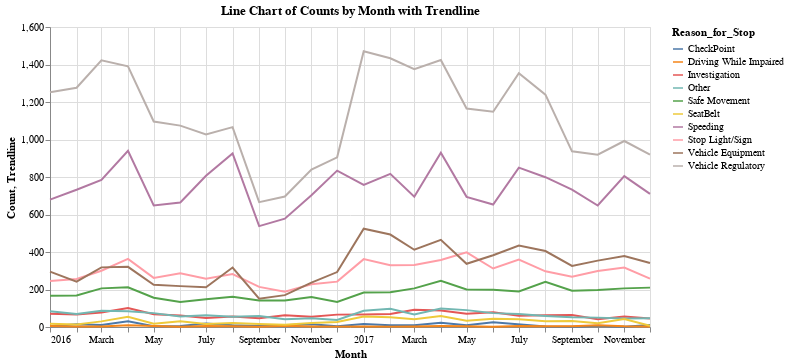

The cell this chart's notebook holds for it:
### Code cell
## Facet chart https://stackoverflow.com/questions/64770801/python-altair-facet-line-plot-with-multiple-variables
import pandas as pd
import altair as alt
import numpy as np

# Calculate the trendline function
def calculate_trendline(data):
    x = np.arange(len(data))
    y = data["count"]
    coefficients = np.polyfit(x, y, 1)  # Fit a first-degree polynomial (line)
    trendline = np.poly1d(coefficients)
    return trendline(x)

# Load the CSV file into a DataFrame
file_path = "Officer_Traffic_Stops.csv"  # Replace with the actual path to your CSV file
stops = pd.read_csv(file_path)

# Convert 'Month_of_Stop' to datetime format
stops["Month_of_Stop"] = pd.to_datetime(
    stops["Month_of_Stop"], format="%Y-%m-%d", errors="coerce"
)

# Group by month and 'Reason_for_Stop' without modifying the original field and count the occurrences
stops_count = (
    stops.groupby([stops["Month_of_Stop"].dt.to_period("M"), "Reason_for_Stop"])
    .size()
    .reset_index(name="count")
)

# Calculate the trendline for each 'Reason_for_Stop'
stops_count["trendline"] = stops_count.groupby("Reason_for_Stop").apply(calculate_trendline).reset_index(level=0, drop=True)

# Convert 'Month_of_Stop' to string format for Altair plotting
stops_count["Month_of_Stop"] = stops_count["Month_of_Stop"].astype(str)

# Create an Altair line chart
chart = (
    alt.Chart(stops_count)
    .mark_line()
    .encode(
        x=alt.X("Month_of_Stop:T", title="Month"),
        y=alt.Y("count:Q", title="Count"),
        tooltip=["Month_of_Stop:T", "count:Q"],
        color="Reason_for_Stop:N",
    )
    .properties(
        width=600, height=300, title="Line Chart of Counts by Month with Trendline"
    )
)

# Add the trendline to the chart
trendline = (
    alt.Chart(stops_count)
    .mark_line(color="red")
    .encode(
        x=alt.X("Month_of_Stop:T", title="Month"),
        y=alt.Y("trendline:Q", title="Trendline"),
        color="Reason_for_Stop:N",
    )
)

# Combine the main chart and the trendline chart
final_chart = chart + trendline

# Display the Altair chart with the trendline
final_chart

### Figure 1 — Vega-Lite specification as saved in the notebook (floating-point values rounded to 4 significant figures; data arrays with more than 128 entries replaced by an {"elided": "..."} marker saying what was removed)
{"config": {"view": {"continuousWidth": 300, "continuousHeight": 300}}, "layer": [{"mark": {"type": "line"}, "encoding": {"color": {"field": "Reason_for_Stop", "type": "nominal"}, "tooltip": [{"field": "Month_of_Stop", "type": "temporal"}, {"field": "count", "type": "quantitative"}], "x": {"field": "Month_of_Stop", "title": "Month", "type": "temporal"}, "y": {"field": "count", "title": "Count", "type": "quantitative"}}, "title": "Line Chart of Counts by Month with Trendline"}, {"mark": {"type": "line", "color": "red"}, "encoding": {"color": {"field": "Reason_for_Stop", "type": "nominal"}, "x": {"field": "Month_of_Stop", "title": "Month", "type": "temporal"}, "y": {"field": "trendline", "title": "Trendline", "type": "quantitative"}}}], "data": {"name": "data-bdbda83e922ff3275c85155638b558fa"}, "height": 300, "width": 600, "$schema": "https://vega.github.io/schema/vega-lite/v5.14.1.json", "datasets": {"data-bdbda83e922ff3275c85155638b558fa": {"elided": "238 records"}}}
